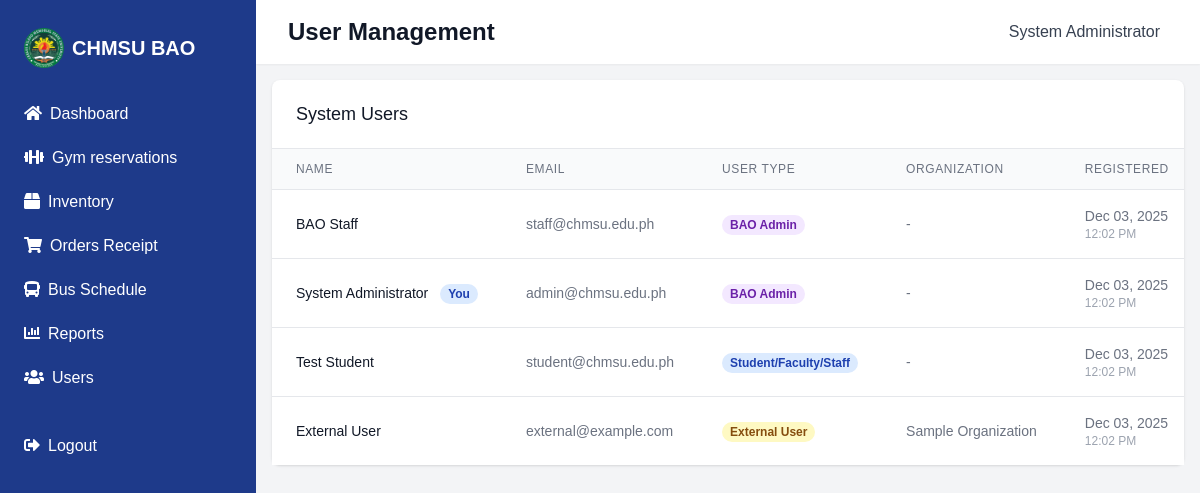
Page /admin/users.php (signed in) on the committed database.
### tables this page shows
CREATE TABLE IF NOT EXISTS user_accounts (
    id INT PRIMARY KEY AUTO_INCREMENT,
    name VARCHAR(255) NOT NULL,
    email VARCHAR(255) UNIQUE NOT NULL,
    password VARCHAR(255) NOT NULL,
    user_type ENUM('admin', 'staff', 'student', 'external') NOT NULL,
    organization VARCHAR(255) NULL,
    status ENUM('active', 'inactive', 'suspended') DEFAULT 'active',
    created_at TIMESTAMP DEFAULT CURRENT_TIMESTAMP,
    updated_at TIMESTAMP DEFAULT CURRENT_TIMESTAMP ON UPDATE CURRENT_TIMESTAMP
);

### admin/users.php (the view, shortened to what this page needs)
<?php
require_once '../config/database.php';
$rows_per_page = 10;
$current_page = isset($_GET['page']) ? max(1, intval($_GET['page'])) : 1;
$offset = ($current_page - 1) * $rows_per_page;
$query = "SELECT * FROM user_accounts ORDER BY user_type, name LIMIT ? OFFSET ?";
$stmt = $conn->prepare($query);
$stmt->bind_param("ii", $rows_per_page, $offset);
$stmt->execute();
$result = $stmt->get_result();
?>
<?php include '../includes/header.php'; ?>
<div class="flex h-screen bg-gray-100">
    <?php include '../includes/admin_sidebar.php'; ?>
    <div class="flex-1 flex flex-col overflow-hidden">
        <header class="bg-white shadow-sm z-10">
            <div class="max-w-7xl mx-auto px-4 sm:px-6 lg:px-8 py-4 flex justify-between items-center">
                <h1 class="text-2xl font-semibold text-gray-900">User Management</h1>
                <div class="flex items-center">
                    <span class="text-gray-700 mr-2"><?php echo $_SESSION['user_name']; ?></span>
                </div>
            </div>
        </header>
        <main class="flex-1 overflow-y-auto p-4">
            <div class="max-w-7xl mx-auto">
                <div class="bg-white rounded-lg shadow">
                    <div class="px-4 py-5 border-b border-gray-200 sm:px-6">
                        <h3 class="text-lg font-medium text-gray-900">System Users</h3>
                    </div>
                    <div class="overflow-x-auto">
                        <table class="min-w-full divide-y divide-gray-200">
                            <thead class="bg-gray-50">
                                <tr>
                                    <th class="px-6 py-3 text-left text-xs font-medium text-gray-500 uppercase tracking-wider">Name</th>
                                    <th class="px-6 py-3 text-left text-xs font-medium text-gray-500 uppercase tracking-wider">Email</th>
                                    <th class="px-6 py-3 text-left text-xs font-medium text-gray-500 uppercase tracking-wider">User Type</th>
                                    <th class="px-6 py-3 text-left text-xs font-medium text-gray-500 uppercase tracking-wider">Organization</th>
                                    <th class="px-6 py-3 text-left text-xs font-medium text-gray-500 uppercase tracking-wider">Registered</th>
                                </tr>
                            </thead>
                            <tbody class="bg-white divide-y divide-gray-200">
                                <?php if ($result->num_rows > 0): ?>
                                    <?php while ($user = $result->fetch_assoc()): ?>
                                        <tr>
                                            <td class="px-6 py-4 whitespace-nowrap text-sm font-medium text-gray-900">
                                                <?php echo $user['name']; ?>
                                                <?php if ($user['id'] === $_SESSION['user_id']): ?>
                                                    <span class="ml-2 px-2 inline-flex text-xs leading-5 font-semibold rounded-full bg-blue-100 text-blue-800">You</span>
                                                <?php endif; ?>
                                            </td>
                                            <td class="px-6 py-4 whitespace-nowrap text-sm text-gray-500"><?php echo $user['email']; ?></td>
                                            <td class="px-6 py-4 whitespace-nowrap text-sm text-gray-500">
                                                <?php if ($user['user_type'] === 'admin'): ?>
                                                    <span class="px-2 inline-flex text-xs leading-5 font-semibold rounded-full bg-purple-100 text-purple-800">BAO Admin</span>
                                                <?php elseif ($user['user_type'] === 'secretary'): ?>
                                                    <span class="px-2 inline-flex text-xs leading-5 font-semibold rounded-full bg-indigo-100 text-indigo-800">BAO Secretary</span>
                                                <?php elseif ($user['user_type'] === 'staff'): ?>
                                                    <span class="px-2 inline-flex text-xs leading-5 font-semibold rounded-full bg-green-100 text-green-800">Staff</span>
                                                <?php elseif ($user['user_type'] === 'student'): ?>
                                                    <span class="px-2 inline-flex text-xs leading-5 font-semibold rounded-full bg-blue-100 text-blue-800">Student/Faculty/Staff</span>
                                                <?php else: ?>
                                                    <span class="px-2 inline-flex text-xs leading-5 font-semibold rounded-full bg-yellow-100 text-yellow-800">External User</span>
                                                <?php endif; ?>
                                            </td>
                                            <td class="px-6 py-4 whitespace-nowrap text-sm text-gray-500"><?php echo $user['organization'] ?: '-'; ?></td>
                                            <td class="px-6 py-4 text-sm text-gray-500">
                                                <?php
                                                if (!empty($user['created_at'])) {
                                                    $created_at = new DateTime($user['created_at']);
                                                    echo '<div>' . $created_at->format('M d, Y') . '</div>';
                                                    echo '<div class="text-xs text-gray-400">' . $created_at->format('g:i A') . '</div>';
                                                } else {
                                                    echo '-';
                                                }
                                                ?>
                                            </td>
                                        </tr>
                                    <?php endwhile; ?>
                                <?php else: ?>
                                    <tr>
                                        <td colspan="5" class="px-6 py-4 text-center text-sm text-gray-500">No users found</td>
                                    </tr>
                                <?php endif; ?>
                            </tbody>
                        </table>
                    </div>
                </div>
            </div>
        </main>
    </div>
</div>
</body>
</html>

### assets/css/styles.css (style rules this page uses)
:root { --primary-blue: #00008b; --primary-green: #006400; --accent-yellow: #ffd700; --button-blue: #1e40af; --hover-blue: #1e3a8a; --text-white: #ffffff; --text-light: #f3f4f6; --text-dark: #1f2937; }
body { font-family: "Arial", sans-serif; }

### rows in the picture
user_accounts: name "BAO Staff", email "staff@chmsu.edu.ph", user_type "BAO Admin", organization "-", created_at "Dec 03, 2025", created_at "12:02 PM"
user_accounts: name "System Administrator", shows "You", email "admin@chmsu.edu.ph", user_type "BAO Admin", organization "-", created_at "Dec 03, 2025", created_at "12:02 PM"
user_accounts: name "Test Student", email "student@chmsu.edu.ph", user_type "Student/Faculty/Staff", organization "-", created_at "Dec 03, 2025", created_at "12:02 PM"
user_accounts: name "External User", email "external@example.com", user_type "External User", organization "Sample Organization", created_at "Dec 03, 2025", created_at "12:02 PM"

### other values in the picture
$_SESSION['user_name'] "System Administrator"
